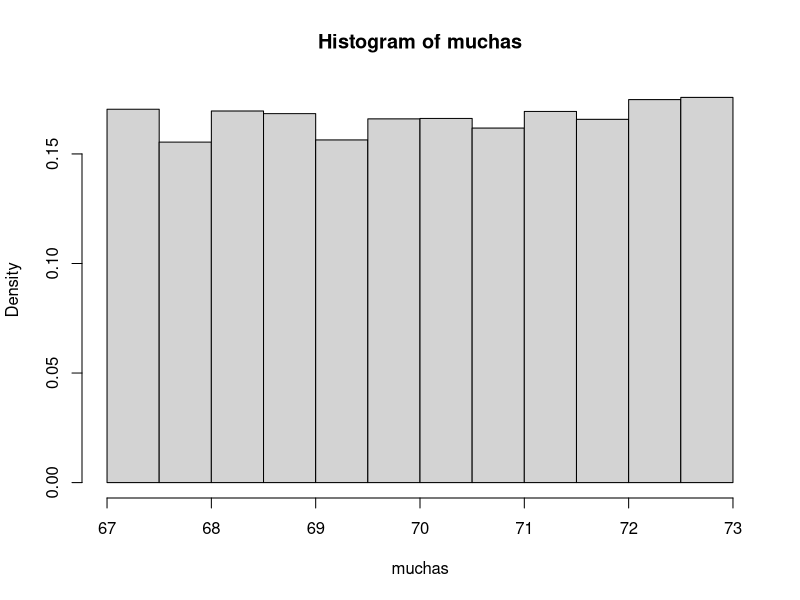
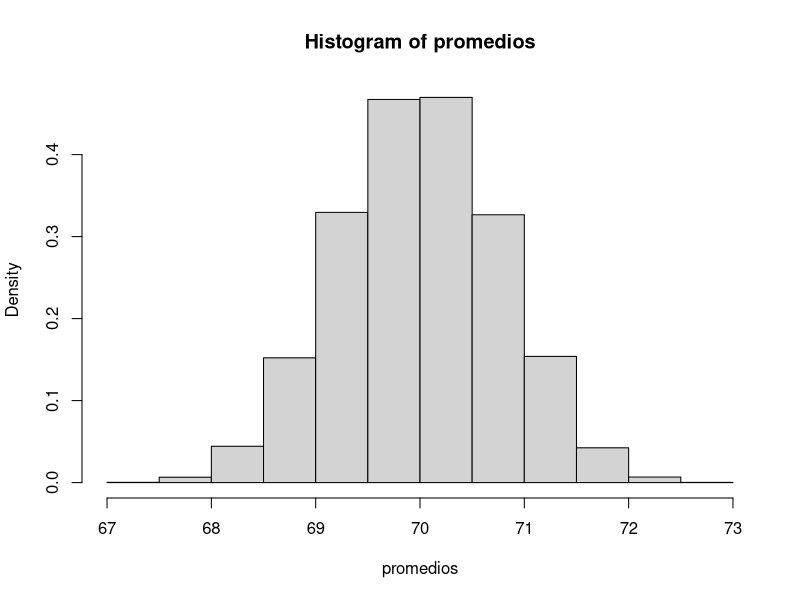
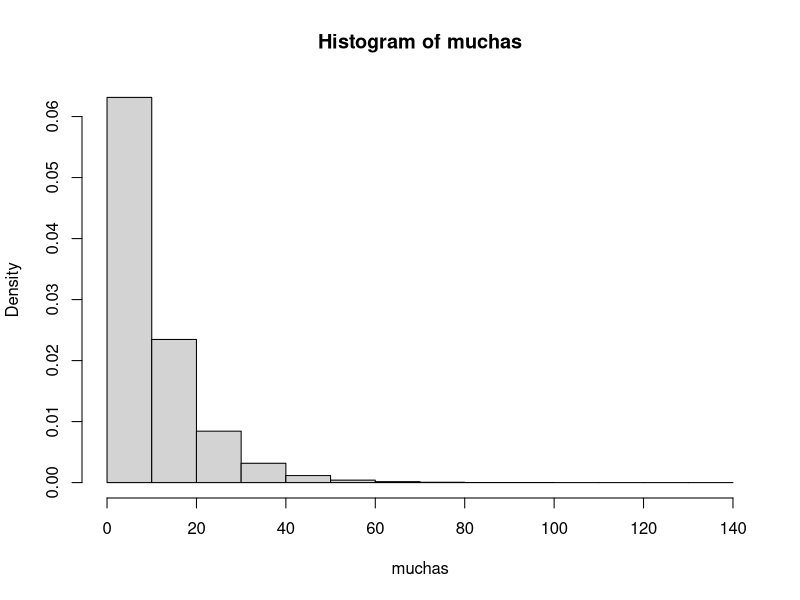
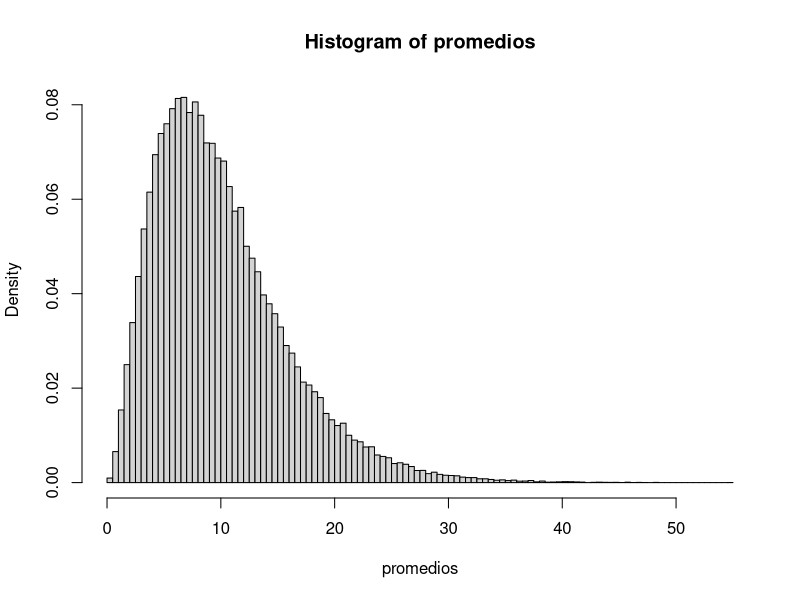
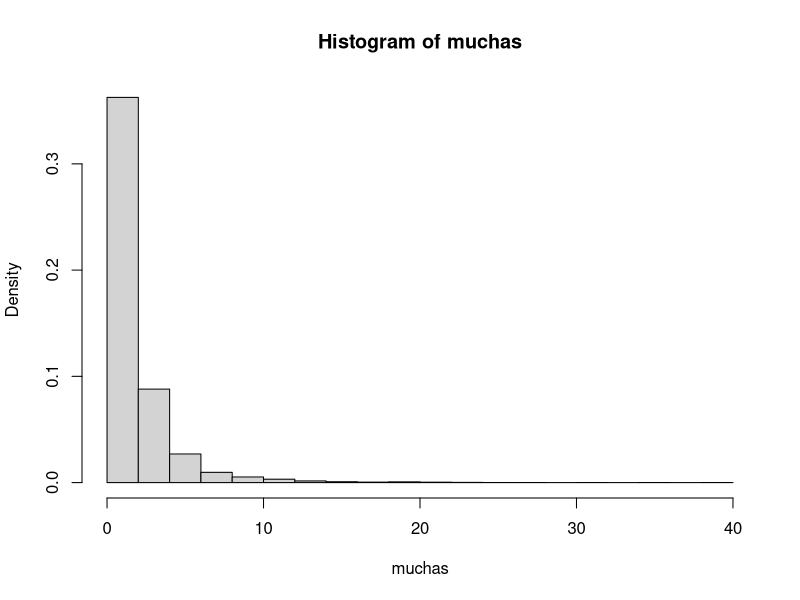
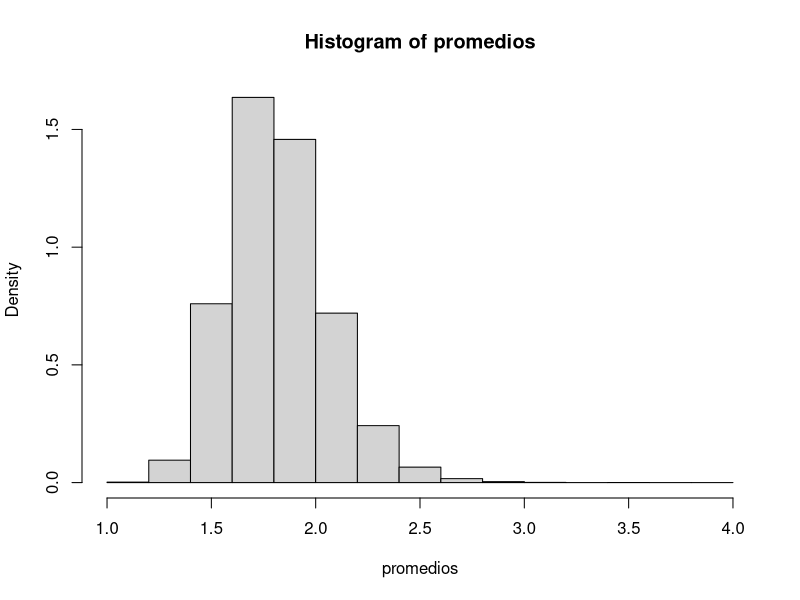
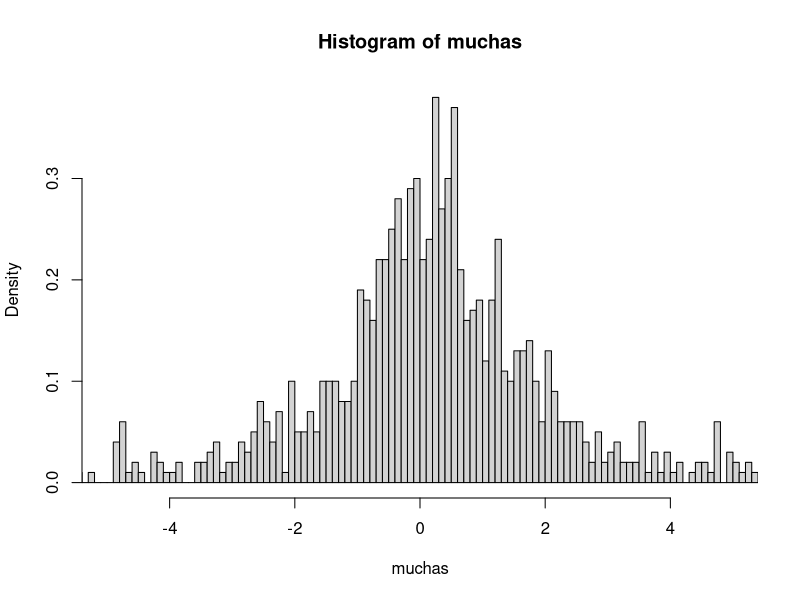
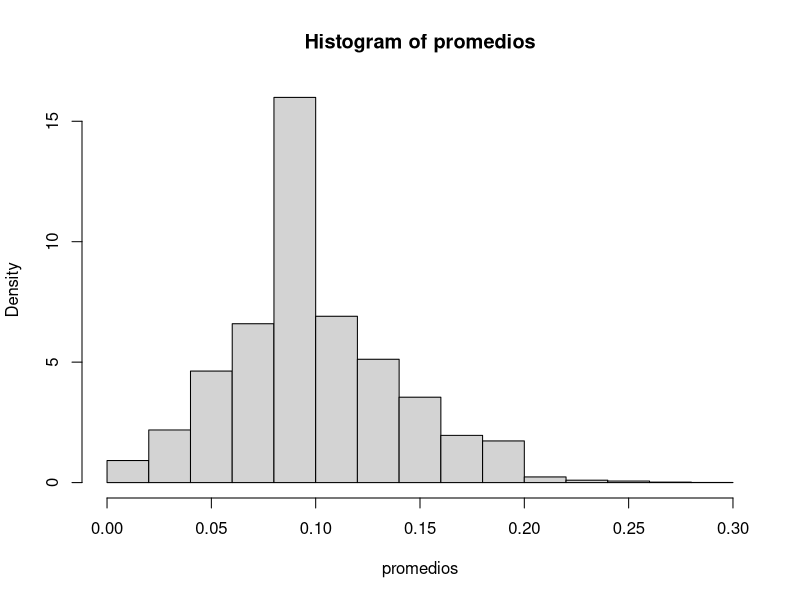

These charts were generated, in order, by the following R code:

## Uniformes
nrep <- 10000
muchas <- runif(nrep,67,73)
hist(muchas,probability = TRUE)



## Promedios de uniformes
nrep <- 100000
promedios<- rep(NA,nrep)
n=5
for (i in 1:nrep){
promedios[i] <- mean(runif(n,67,73))
}

hist(promedios,probability = TRUE,xlim=c(67,73))



## Exp
nrep <- 100000
muchas <- rexp(nrep,1/10)
hist(muchas,probability = TRUE)

nrep <- 100000
promedios<- rep(NA,nrep)
n=3
for (i in 1:nrep){
  promedios[i] <- mean(rexp(n,1/10))
}

hist(promedios,probability = TRUE,breaks = 100)


## RLnorm
nrep <- 10000
muchas <- rlnorm(nrep,1/10)
hist(muchas,probability = TRUE)

nrep <- 100000
promedios<- rep(NA,nrep)
n=100
for (i in 1:nrep){
  promedios[i] <- mean(rlnorm(n,1/10))
}

hist(promedios,probability = TRUE)

## RCauchy: la densidad cauchy tiene colas pesadas, degenera el dibujo
nrep <- 1000
muchas <- rcauchy(nrep,1/10)
hist(muchas,probability = TRUE,breaks = 100000,xlim = c(-5,5))

## RLnorm
nrep <- 10000
promedios<- rep(NA,nrep)
n=60
for (i in 1:nrep){
  promedios[i] <- mean(rpois(n,0.1))}
hist(promedios,probability = TRUE)

## RBinom
nrep <- 10000
promedios<- rep(NA,nrep)
n=40
for (i in 1:nrep){
  promedios[i] <- mean(rbinom(n,1,0.5))}
hist(promedios,probability = TRUE)
